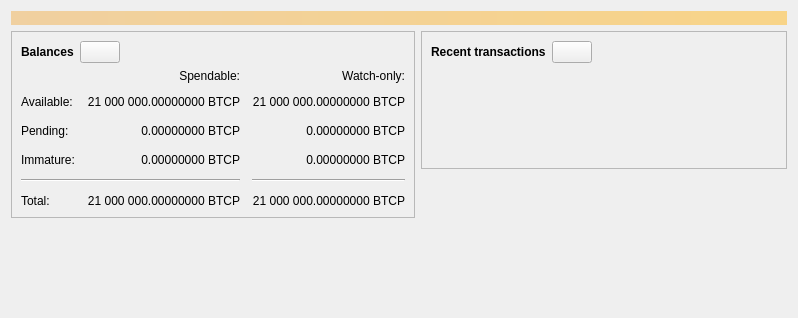
<?xml version="1.0" encoding="UTF-8"?>
<ui version="4.0">
 <class>OverviewPage</class>
 <widget class="QWidget" name="OverviewPage">
  <property name="geometry">
   <rect>
    <x>0</x>
    <y>0</y>
    <width>798</width>
    <height>318</height>
   </rect>
  </property>
  <property name="windowTitle">
   <string>Form</string>
  </property>
  <layout class="QVBoxLayout" name="topLayout">
   <item>
    <widget class="QLabel" name="labelAlerts">
     <property name="visible">
      <bool>false</bool>
     </property>
     <property name="styleSheet">
      <string notr="true">QLabel { background-color: qlineargradient(x1: 0, y1: 0, x2: 1, y2: 0, stop:0 #F0D0A0, stop:1 #F8D488); color:#000000; }</string>
     </property>
     <property name="wordWrap">
      <bool>true</bool>
     </property>
     <property name="margin">
      <number>3</number>
     </property>
     <property name="textInteractionFlags">
      <set>Qt::TextSelectableByMouse</set>
     </property>
    </widget>
   </item>
   <item>
    <layout class="QHBoxLayout" name="horizontalLayout" stretch="1,1">
     <item>
      <layout class="QVBoxLayout" name="verticalLayout_2">
       <item>
        <widget class="QFrame" name="frame">
         <property name="frameShape">
          <enum>QFrame::StyledPanel</enum>
         </property>
         <property name="frameShadow">
          <enum>QFrame::Raised</enum>
         </property>
         <layout class="QVBoxLayout" name="verticalLayout_4">
          <item>
           <layout class="QHBoxLayout" name="horizontalLayout_4">
            <item>
             <widget class="QLabel" name="label_5">
              <property name="font">
               <font>
                <weight>75</weight>
                <bold>true</bold>
               </font>
              </property>
              <property name="text">
               <string>Balances</string>
              </property>
             </widget>
            </item>
            <item>
             <widget class="QPushButton" name="labelWalletStatus">
              <property name="enabled">
               <bool>true</bool>
              </property>
              <property name="maximumSize">
               <size>
                <width>45</width>
                <height>16777215</height>
               </size>
              </property>
              <property name="toolTip">
               <string>The displayed information may be out of date. Your wallet automatically synchronizes with the BitcoinPurple network after a connection is established, but this process has not completed yet.</string>
              </property>
              <property name="text">
               <string/>
              </property>
              <property name="icon">
               <iconset resource="../bitcoinpurple.qrc">
                <normaloff>:/icons/warning</normaloff>
                <disabledoff>:/icons/warning</disabledoff>:/icons/warning</iconset>
              </property>
              <property name="iconSize">
               <size>
                <width>24</width>
                <height>24</height>
               </size>
              </property>
             </widget>
            </item>
            <item>
             <spacer name="horizontalSpacer_3">
              <property name="orientation">
               <enum>Qt::Horizontal</enum>
              </property>
              <property name="sizeHint" stdset="0">
               <size>
                <width>40</width>
                <height>20</height>
               </size>
              </property>
             </spacer>
            </item>
           </layout>
          </item>
          <item>
           <layout class="QGridLayout" name="gridLayout">
            <property name="spacing">
             <number>12</number>
            </property>
            <item row="2" column="2">
             <widget class="QLabel" name="labelWatchPending">
              <property name="cursor">
               <cursorShape>IBeamCursor</cursorShape>
              </property>
              <property name="toolTip">
               <string>Unconfirmed transactions to watch-only addresses</string>
              </property>
              <property name="text">
               <string notr="true">0.00000000 BTCP</string>
              </property>
              <property name="alignment">
               <set>Qt::AlignRight|Qt::AlignTrailing|Qt::AlignVCenter</set>
              </property>
              <property name="textInteractionFlags">
               <set>Qt::LinksAccessibleByMouse|Qt::TextSelectableByKeyboard|Qt::TextSelectableByMouse</set>
              </property>
             </widget>
            </item>
            <item row="2" column="1">
             <widget class="QLabel" name="labelUnconfirmed">
              <property name="cursor">
               <cursorShape>IBeamCursor</cursorShape>
              </property>
              <property name="toolTip">
               <string>Total of transactions that have yet to be confirmed, and do not yet count toward the spendable balance</string>
              </property>
              <property name="text">
               <string notr="true">0.00000000 BTCP</string>
              </property>
              <property name="alignment">
               <set>Qt::AlignRight|Qt::AlignTrailing|Qt::AlignVCenter</set>
              </property>
              <property name="textInteractionFlags">
               <set>Qt::LinksAccessibleByMouse|Qt::TextSelectableByKeyboard|Qt::TextSelectableByMouse</set>
              </property>
             </widget>
            </item>
            <item row="3" column="2">
             <widget class="QLabel" name="labelWatchImmature">
              <property name="cursor">
               <cursorShape>IBeamCursor</cursorShape>
              </property>
              <property name="toolTip">
               <string>Mined balance in watch-only addresses that has not yet matured</string>
              </property>
              <property name="text">
               <string notr="true">0.00000000 BTCP</string>
              </property>
              <property name="alignment">
               <set>Qt::AlignRight|Qt::AlignTrailing|Qt::AlignVCenter</set>
              </property>
              <property name="textInteractionFlags">
               <set>Qt::LinksAccessibleByMouse|Qt::TextSelectableByKeyboard|Qt::TextSelectableByMouse</set>
              </property>
             </widget>
            </item>
            <item row="4" column="0" colspan="2">
             <widget class="Line" name="line">
              <property name="orientation">
               <enum>Qt::Horizontal</enum>
              </property>
             </widget>
            </item>
            <item row="4" column="2">
             <widget class="Line" name="lineWatchBalance">
              <property name="sizePolicy">
               <sizepolicy hsizetype="Preferred" vsizetype="Fixed">
                <horstretch>0</horstretch>
                <verstretch>0</verstretch>
               </sizepolicy>
              </property>
              <property name="minimumSize">
               <size>
                <width>140</width>
                <height>0</height>
               </size>
              </property>
              <property name="orientation">
               <enum>Qt::Horizontal</enum>
              </property>
             </widget>
            </item>
            <item row="5" column="0">
             <widget class="QLabel" name="labelTotalText">
              <property name="text">
               <string>Total:</string>
              </property>
             </widget>
            </item>
            <item row="3" column="1">
             <widget class="QLabel" name="labelImmature">
              <property name="cursor">
               <cursorShape>IBeamCursor</cursorShape>
              </property>
              <property name="toolTip">
               <string>Mined balance that has not yet matured</string>
              </property>
              <property name="text">
               <string notr="true">0.00000000 BTCP</string>
              </property>
              <property name="alignment">
               <set>Qt::AlignRight|Qt::AlignTrailing|Qt::AlignVCenter</set>
              </property>
              <property name="textInteractionFlags">
               <set>Qt::LinksAccessibleByMouse|Qt::TextSelectableByKeyboard|Qt::TextSelectableByMouse</set>
              </property>
             </widget>
            </item>
            <item row="2" column="3">
             <spacer name="horizontalSpacer_2">
              <property name="orientation">
               <enum>Qt::Horizontal</enum>
              </property>
              <property name="sizeHint" stdset="0">
               <size>
                <width>40</width>
                <height>20</height>
               </size>
              </property>
             </spacer>
            </item>
            <item row="3" column="0">
             <widget class="QLabel" name="labelImmatureText">
              <property name="text">
               <string>Immature:</string>
              </property>
             </widget>
            </item>
            <item row="5" column="1">
             <widget class="QLabel" name="labelTotal">
              <property name="cursor">
               <cursorShape>IBeamCursor</cursorShape>
              </property>
              <property name="toolTip">
               <string>Your current total balance</string>
              </property>
              <property name="text">
               <string notr="true">21 000 000.00000000 BTCP</string>
              </property>
              <property name="alignment">
               <set>Qt::AlignRight|Qt::AlignTrailing|Qt::AlignVCenter</set>
              </property>
              <property name="textInteractionFlags">
               <set>Qt::LinksAccessibleByMouse|Qt::TextSelectableByKeyboard|Qt::TextSelectableByMouse</set>
              </property>
             </widget>
            </item>
            <item row="5" column="2">
             <widget class="QLabel" name="labelWatchTotal">
              <property name="cursor">
               <cursorShape>IBeamCursor</cursorShape>
              </property>
              <property name="toolTip">
               <string>Current total balance in watch-only addresses</string>
              </property>
              <property name="text">
               <string notr="true">21 000 000.00000000 BTCP</string>
              </property>
              <property name="alignment">
               <set>Qt::AlignRight|Qt::AlignTrailing|Qt::AlignVCenter</set>
              </property>
              <property name="textInteractionFlags">
               <set>Qt::LinksAccessibleByMouse|Qt::TextSelectableByKeyboard|Qt::TextSelectableByMouse</set>
              </property>
             </widget>
            </item>
            <item row="0" column="2">
             <widget class="QLabel" name="labelWatchonly">
              <property name="text">
               <string>Watch-only:</string>
              </property>
              <property name="alignment">
               <set>Qt::AlignRight|Qt::AlignTrailing|Qt::AlignVCenter</set>
              </property>
             </widget>
            </item>
            <item row="1" column="0">
             <widget class="QLabel" name="labelBalanceText">
              <property name="text">
               <string>Available:</string>
              </property>
             </widget>
            </item>
            <item row="1" column="1">
             <widget class="QLabel" name="labelBalance">
              <property name="cursor">
               <cursorShape>IBeamCursor</cursorShape>
              </property>
              <property name="toolTip">
               <string>Your current spendable balance</string>
              </property>
              <property name="text">
               <string notr="true">21 000 000.00000000 BTCP</string>
              </property>
              <property name="alignment">
               <set>Qt::AlignRight|Qt::AlignTrailing|Qt::AlignVCenter</set>
              </property>
              <property name="textInteractionFlags">
               <set>Qt::LinksAccessibleByMouse|Qt::TextSelectableByKeyboard|Qt::TextSelectableByMouse</set>
              </property>
             </widget>
            </item>
            <item row="1" column="2">
             <widget class="QLabel" name="labelWatchAvailable">
              <property name="cursor">
               <cursorShape>IBeamCursor</cursorShape>
              </property>
              <property name="toolTip">
               <string>Your current balance in watch-only addresses</string>
              </property>
              <property name="text">
               <string notr="true">21 000 000.00000000 BTCP</string>
              </property>
              <property name="alignment">
               <set>Qt::AlignRight|Qt::AlignTrailing|Qt::AlignVCenter</set>
              </property>
              <property name="textInteractionFlags">
               <set>Qt::LinksAccessibleByMouse|Qt::TextSelectableByKeyboard|Qt::TextSelectableByMouse</set>
              </property>
             </widget>
            </item>
            <item row="2" column="0">
             <widget class="QLabel" name="labelPendingText">
              <property name="text">
               <string>Pending:</string>
              </property>
             </widget>
            </item>
            <item row="0" column="1">
             <widget class="QLabel" name="labelSpendable">
              <property name="text">
               <string>Spendable:</string>
              </property>
              <property name="alignment">
               <set>Qt::AlignRight|Qt::AlignTrailing|Qt::AlignVCenter</set>
              </property>
             </widget>
            </item>
           </layout>
          </item>
         </layout>
        </widget>
       </item>
       <item>
        <spacer name="verticalSpacer">
         <property name="orientation">
          <enum>Qt::Vertical</enum>
         </property>
         <property name="sizeHint" stdset="0">
          <size>
           <width>20</width>
           <height>40</height>
          </size>
         </property>
        </spacer>
       </item>
      </layout>
     </item>
     <item>
      <layout class="QVBoxLayout" name="verticalLayout_3">
       <item>
        <widget class="QFrame" name="frame_2">
         <property name="frameShape">
          <enum>QFrame::StyledPanel</enum>
         </property>
         <property name="frameShadow">
          <enum>QFrame::Raised</enum>
         </property>
         <layout class="QVBoxLayout" name="verticalLayout">
          <item>
           <layout class="QHBoxLayout" name="horizontalLayout_2">
            <item>
             <widget class="QLabel" name="label_4">
              <property name="font">
               <font>
                <weight>75</weight>
                <bold>true</bold>
               </font>
              </property>
              <property name="text">
               <string>Recent transactions</string>
              </property>
             </widget>
            </item>
            <item>
             <widget class="QPushButton" name="labelTransactionsStatus">
              <property name="enabled">
               <bool>true</bool>
              </property>
              <property name="maximumSize">
               <size>
                <width>45</width>
                <height>16777215</height>
               </size>
              </property>
              <property name="toolTip">
               <string>The displayed information may be out of date. Your wallet automatically synchronizes with the BitcoinPurple network after a connection is established, but this process has not completed yet.</string>
              </property>
              <property name="text">
               <string/>
              </property>
              <property name="icon">
               <iconset resource="../bitcoinpurple.qrc">
                <normaloff>:/icons/warning</normaloff>
                <disabledoff>:/icons/warning</disabledoff>:/icons/warning</iconset>
              </property>
              <property name="iconSize">
               <size>
                <width>24</width>
                <height>24</height>
               </size>
              </property>
             </widget>
            </item>
            <item>
             <spacer name="horizontalSpacer">
              <property name="orientation">
               <enum>Qt::Horizontal</enum>
              </property>
              <property name="sizeHint" stdset="0">
               <size>
                <width>40</width>
                <height>20</height>
               </size>
              </property>
             </spacer>
            </item>
           </layout>
          </item>
          <item>
           <widget class="TransactionOverviewWidget" name="listTransactions">
            <property name="styleSheet">
             <string notr="true">QListView { background: transparent; }</string>
            </property>
            <property name="frameShape">
             <enum>QFrame::NoFrame</enum>
            </property>
            <property name="verticalScrollBarPolicy">
             <enum>Qt::ScrollBarAlwaysOff</enum>
            </property>
            <property name="horizontalScrollBarPolicy">
             <enum>Qt::ScrollBarAlwaysOff</enum>
            </property>
            <property name="sizeAdjustPolicy">
             <enum>QAbstractScrollArea::AdjustToContents</enum>
            </property>
            <property name="selectionMode">
             <enum>QAbstractItemView::NoSelection</enum>
            </property>
            <property name="uniformItemSizes">
             <bool>true</bool>
            </property>
           </widget>
          </item>
         </layout>
        </widget>
       </item>
       <item>
        <spacer name="verticalSpacer_2">
         <property name="orientation">
          <enum>Qt::Vertical</enum>
         </property>
         <property name="sizeHint" stdset="0">
          <size>
           <width>20</width>
           <height>40</height>
          </size>
         </property>
        </spacer>
       </item>
      </layout>
     </item>
    </layout>
   </item>
  </layout>
 </widget>
 <customwidgets>
  <customwidget>
   <class>TransactionOverviewWidget</class>
   <extends>QListView</extends>
   <header>qt/transactionoverviewwidget.h</header>
  </customwidget>
 </customwidgets>
 <resources/>
 <connections/>
</ui>
